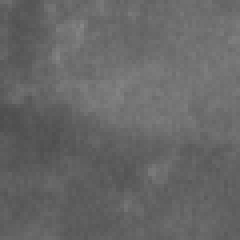
#> input picture Images/Train/1/0088u1_2_1_1.pgm_3.pgm, 60 x 60 px, found by its file name (shown 4 times larger)
$ python comparisonwavelets.py
#> lines starting #> are read from the running program, lines starting #| are printed output that depends on the picture
def twolvldecomp(im_path, wavelet):
    """ This function decompose the original image with a Discrete Wavelet Transformation
        using the desired wavelet family up to the third level. It keeps all the details
        coefficient and mask the resulted approximated image in order to enhance the
        visibility of all the details.
    """
#> called with wavelet = 'haar'
    myim = Image.open(im_path)
#> myim is the input picture: PIL image 60x60 L; min 77, max 134, mean 102.7

    level = 2

    cA, (cH2, cV2, cD2), (cH1, cV1, cD1) = pywt.wavedec2(myim, wavelet, level=level) # Here I get my approximated image and the relative coefficients
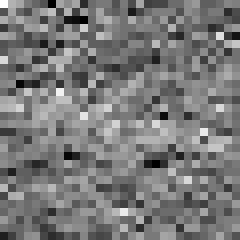
#> cH1: shape (30, 30) float64 (shown 8 times larger); min -9.5, max 10.5, mean 0.00222; drawn with min black and max white
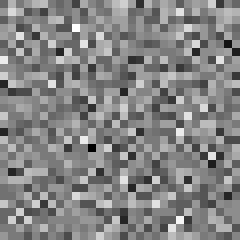
#> cD1: shape (30, 30) float64 (shown 8 times larger); min -7, max 6.5, mean 0.0111; drawn with min black and max white

    """ Now, I get the standard deviation for each matrix (image and coefficients).
        The std will act as a treshold so that if abs(value) < 0. --> value = 0.
                                             elif abs(value) > 0. --> value = value
    """
    mult_val = 1.

    ncA = np.zeros_like(cA)

    std10 = np.std(cH1)*mult_val
#> std10 = 3
    std11 = np.std(cV1)*mult_val
#> std11 = 3.46
    std12 = np.std(cD1)*mult_val
#> std12 = 2.11

    ncH1 = pywt.threshold(cH1, std10, mode = 'hard', substitute = 0.)
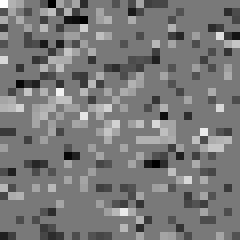
#> ncH1: shape (30, 30) float64 (shown 8 times larger); min -9.5, max 10.5, mean -0.0433; drawn with min black and max white
    ncV1 = pywt.threshold(cV1, std11, mode = 'hard', substitute = 0.)
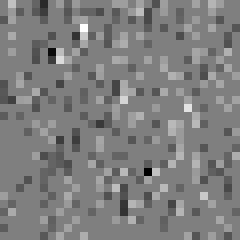
#> ncV1: shape (30, 30) float64 (shown 8 times larger); min -16.5, max 16.5, mean -0.09; drawn with min black and max white
    ncD1 = pywt.threshold(cD1, std12, mode = 'hard', substitute = 0.)
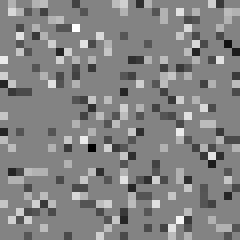
#> ncD1: shape (30, 30) float64 (shown 8 times larger); min -7, max 6.5, mean 0.00389; drawn with min black and max white

    std20 = np.std(cH2)*mult_val
#> std20 = 6.54
    std21 = np.std(cV2)*mult_val
#> std21 = 6.87
    std22 = np.std(cD2)*mult_val
#> std22 = 4.28

    ncH2 = pywt.threshold(cH2, std20, mode = 'hard', substitute = 0.)
    ncV2 = pywt.threshold(cV2, std21, mode = 'hard', substitute = 0.)
    ncD2 = pywt.threshold(cD2, std22, mode = 'hard', substitute = 0.)

    """ To let things be more readable I define new_coeff,
        this is just so that waverec2 (the function needed to reconstruct
        the image from a set of given coefficient) can do what it does.
    """

    new_coeff = ncA, (ncH2, ncV2, ncD2), (ncH1, ncV1, ncD1)

    mynewim = pywt.waverec2(new_coeff, wavelet)
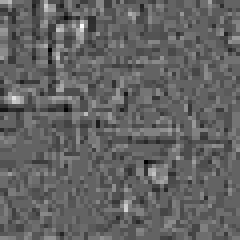
#> mynewim: shape (60, 60) float64 (shown 4 times larger); min -14.06, max 22.12, mean 0; drawn with min black and max white
    mynewim = pywt.threshold(mynewim, 0., mode = 'greater', substitute = 0.)
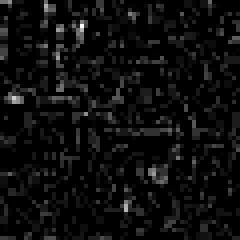
#> mynewim: shape (60, 60) float64 (shown 4 times larger); min 0, max 22.12, mean 1.2; drawn with min black and max white

    return myim, mynewim

# [235 lines left out: functions threelvldecomp, fourlvldecomp, fivelvldecomp, savecomparison, not called in this run]


from PIL import Image
import pywt
import matplotlib.pyplot as plt
from matplotlib import cm
import numpy as np
import os

""" Getting image path to open the image
"""

# BISOGNA MODIFICARE QUESTO PATH PER RICAVARE IL CORRETTO PATH DELL'IMMAGINE
image_path = r"C:\Users\feder\Desktop\Computational Methods for Experimental Physics and Data Analysis\IMAGES\Mammography_micro\Train\1\0088u1_2_1_1.pgm_3.pgm"

for i, wavelet_type in enumerate(['haar', 'sym2', 'sym3', 'db2', 'db3']):
    # Here I do the magic with pywavelets
    myim, mynewim = twolvldecomp(image_path, wavelet_type)

    # The image will be saved in a the 'Comparison' folder on the Desktop of the User
#> (the run stopped early here; a loop or call above may not have finished)

$ run again, with Images/Train/1/0088u1_1_1_1.pgm_5.pgm copied over Images/Train/1/0088u1_2_1_1.pgm_3.pgm
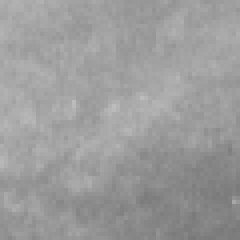
#> input picture Images/Train/1/0088u1_1_1_1.pgm_5.pgm, 60 x 60 px, found by its file name (shown 4 times larger)
#> in twolvldecomp, myim is the input picture: PIL image 60x60 L; min 120, max 189, mean 155.6
#> std10 = 3.84
#> std11 = 4.3
#> std12 = 2.48
#> in twolvldecomp, `ncD1 = pywt.threshold(cD1, std12, mode = 'hard', substitute = 0.)`:
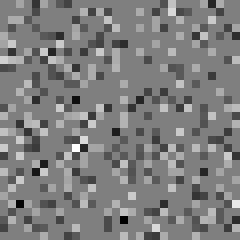
#> ncD1: shape (30, 30) float64 (shown 8 times larger); min -8.5, max 8.5, mean -0.0689; drawn with min black and max white
#> std20 = 8.26
#> std21 = 7.77
#> std22 = 5.43
#> in twolvldecomp, `mynewim = pywt.threshold(mynewim, 0., mode = 'greater', substitute = 0.)`:
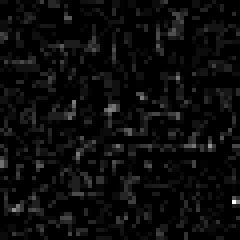
#> mynewim: shape (60, 60) float64 (shown 4 times larger); min 0, max 33.13, mean 1.5; drawn with min black and max white

$ run again, with Images/Train/1/0088u1_2_1_1.pgm_1.pgm copied over Images/Train/1/0088u1_2_1_1.pgm_3.pgm
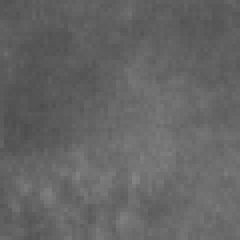
#> input picture Images/Train/1/0088u1_2_1_1.pgm_1.pgm, 60 x 60 px, found by its file name (shown 4 times larger)
#> in twolvldecomp, myim is the input picture: PIL image 60x60 L; min 77, max 132, mean 100.6
#> std10 = 2.99
#> std11 = 3.64
#> std12 = 2.14
#> in twolvldecomp, `ncD1 = pywt.threshold(cD1, std12, mode = 'hard', substitute = 0.)`:
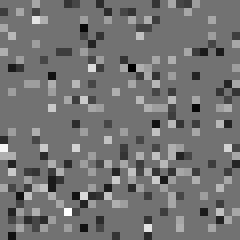
#> ncD1: shape (30, 30) float64 (shown 8 times larger); min -6.5, max 8, mean 0.0406; drawn with min black and max white
#> std20 = 6.29
#> std21 = 7.36
#> std22 = 3.72
#> in twolvldecomp, `mynewim = pywt.threshold(mynewim, 0., mode = 'greater', substitute = 0.)`:
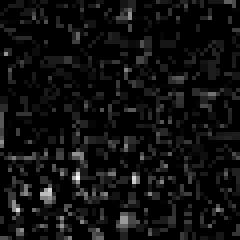
#> mynewim: shape (60, 60) float64 (shown 4 times larger); min 0, max 19.06, mean 1.18; drawn with min black and max white

$ run again, with Images/Train/1/0091u1_1_1_1.pgm_5.pgm copied over Images/Train/1/0088u1_2_1_1.pgm_3.pgm
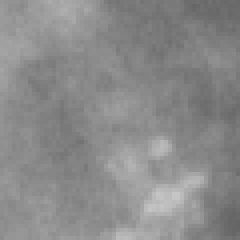
#> input picture Images/Train/1/0091u1_1_1_1.pgm_5.pgm, 60 x 60 px, found by its file name (shown 4 times larger)
#> in twolvldecomp, myim is the input picture: PIL image 60x60 L; min 101, max 198, mean 138.4
#> std10 = 4.1
#> std11 = 4.3
#> std12 = 2.02
#> std20 = 11.24
#> std21 = 10.95
#> std22 = 5.04
#> in twolvldecomp, `mynewim = pywt.threshold(mynewim, 0., mode = 'greater', substitute = 0.)`:
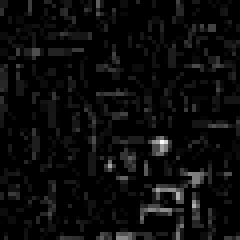
#> mynewim: shape (60, 60) float64 (shown 4 times larger); min 0, max 33.5, mean 1.5; drawn with min black and max white
